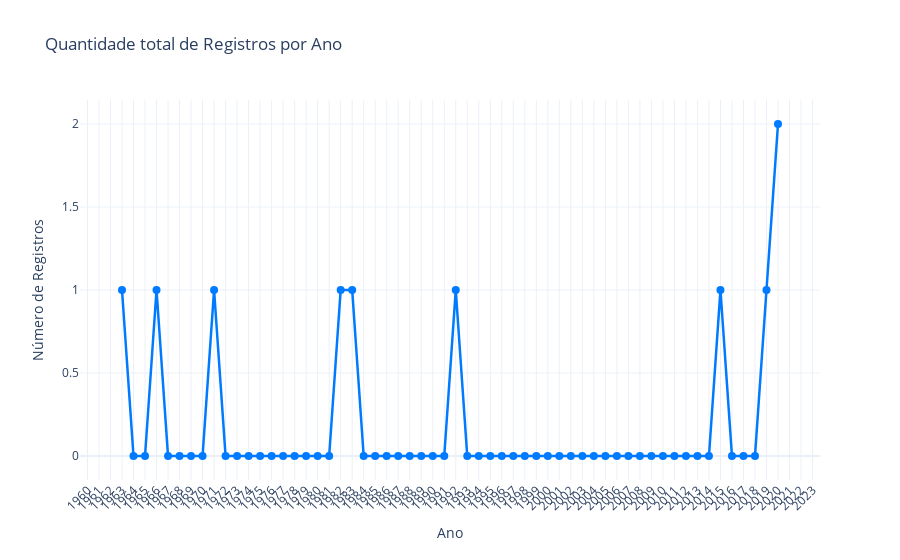

Notebook source saved alongside this figure:
### Markdown cell above
## Gráfico registro por ano (GERAL)

### Code cell
df,fig=test_graphs.test_plot_line_by_year()
display(df)
fig.show()

### Figure 1 — Plotly figure (JSON) as saved in the notebook; plotly's stock layout.template omitted (floating-point values rounded to 4 significant figures)
{"data": [{"hovertemplate": "Ano=%{x}<br>Número de Registros=%{y}<extra></extra>", "legendgroup": "", "line": {"color": "#007bff", "dash": "solid", "width": 2.5}, "marker": {"color": "#007bff", "size": 8, "symbol": "circle"}, "mode": "lines+markers", "name": "", "orientation": "v", "showlegend": false, "type": "scatter", "x": [1963, 1964, 1965, 1966, 1967, 1968, 1969, 1970, 1971, 1972, 1973, 1974, 1975, 1976, 1977, 1978, 1979, 1980, 1981, 1982, 1983, 1984, 1985, 1986, 1987, 1988, 1989, 1990, 1991, 1992, 1993, 1994, 1995, 1996, 1997, 1998, 1999, 2000, 2001, 2002, 2003, 2004, 2005, 2006, 2007, 2008, 2009, 2010, 2011, 2012, 2013, 2014, 2015, 2016, 2017, 2018, 2019, 2020], "xaxis": "x", "y": [1, 0, 0, 1, 0, 0, 0, 0, 1, 0, 0, 0, 0, 0, 0, 0, 0, 0, 0, 1, 1, 0, 0, 0, 0, 0, 0, 0, 0, 1, 0, 0, 0, 0, 0, 0, 0, 0, 0, 0, 0, 0, 0, 0, 0, 0, 0, 0, 0, 0, 0, 0, 1, 0, 0, 0, 1, 2], "yaxis": "y"}], "layout": {"legend": {"tracegroupgap": 0}, "title": {"text": "Quantidade total de Registros por Ano"}, "xaxis": {"anchor": "y", "domain": [0, 1], "tickangle": -45, "tickmode": "linear", "title": {"text": "Ano"}}, "yaxis": {"anchor": "x", "domain": [0, 1], "title": {"text": "Número de Registros"}}}}
